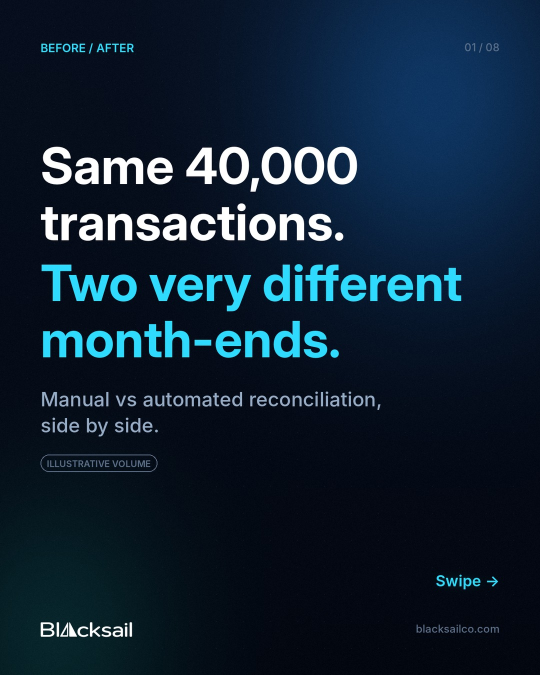
#> input picture media/2026-W43/w43_carousel_slide_01_1080x1350.jpg, 1080 x 1350 px, given in place of blacksail_logo.png, which was not available (shown at 1/2 size)
$ python chaos_to_order.py ../../../media/2026-W43/w43_carousel_slide_01_1080x1350.jpg ../../../media/2026-W43/w43_carousel_slide_02_1080x1350.jpg 5
#> lines starting #> are read from the running program, lines starting #| are printed output that depends on the picture; pictures that were not available may be replaced by others from this repository, and a replacement may not be noted
### 00_Brand_Kit/video_toolkit/logo.py
from common import *
_im = cv2.imread(os.path.join(HERE, 'blacksail_logo.png'))
_l = cv2.cvtColor(_im, cv2.COLOR_BGR2GRAY).astype(np.float32) / 255
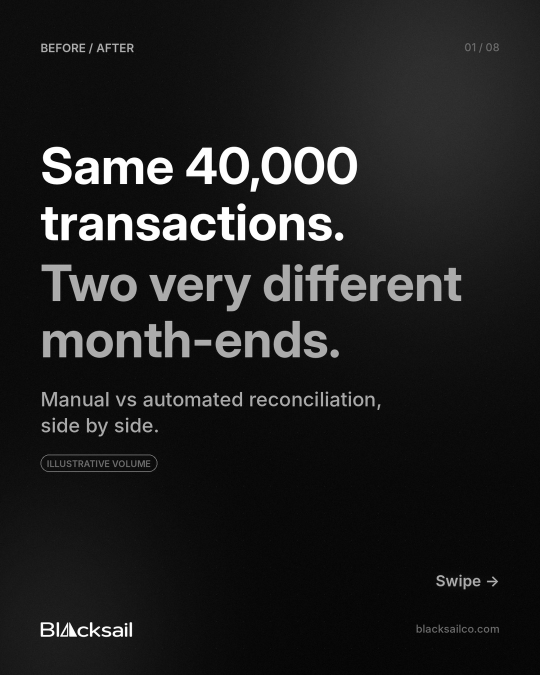
#> _l: shape (1350, 1080) float32 (shown at 1/2 size); min 0, max 1, mean 0.116
_a = np.clip((_l - 0.18) / 0.6, 0, 1)
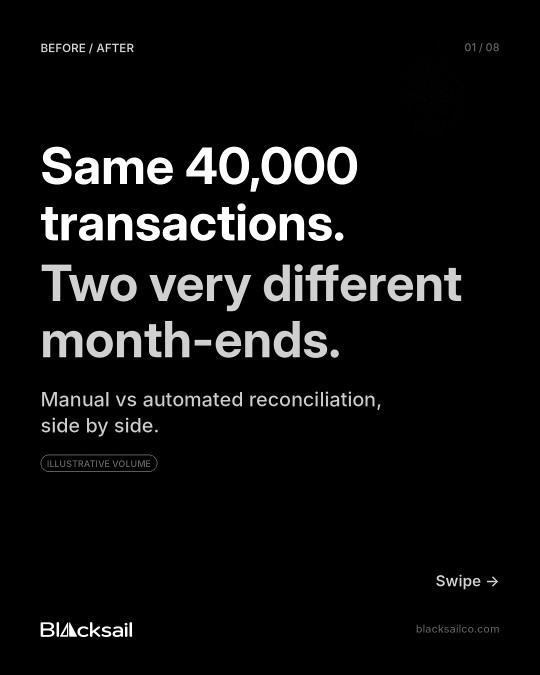
#> _a: shape (1350, 1080) float32 (shown at 1/2 size); min 0, max 1, mean 0.0578
ys, xs = np.where(_a > 0.5)
_a = _a[ys.min() - 6:ys.max() + 7, xs.min() - 6:xs.max() + 7]
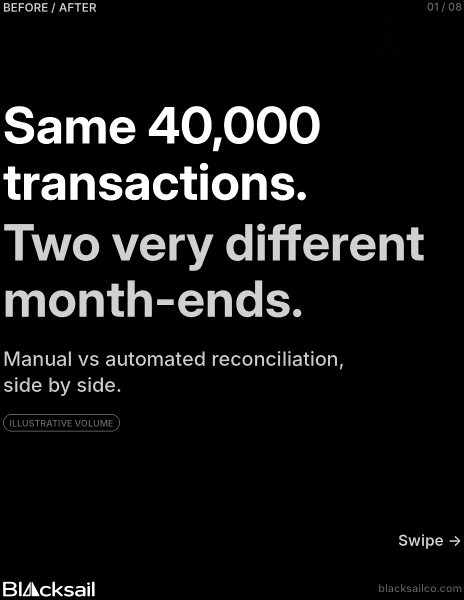
#> _a: shape (1199, 928) float32 (shown at 1/2 size); min 0, max 1, mean 0.0757
LW = 900
_a = cv2.resize(_a, (LW, int(_a.shape[0] * LW / _a.shape[1])), interpolation=cv2.INTER_AREA)
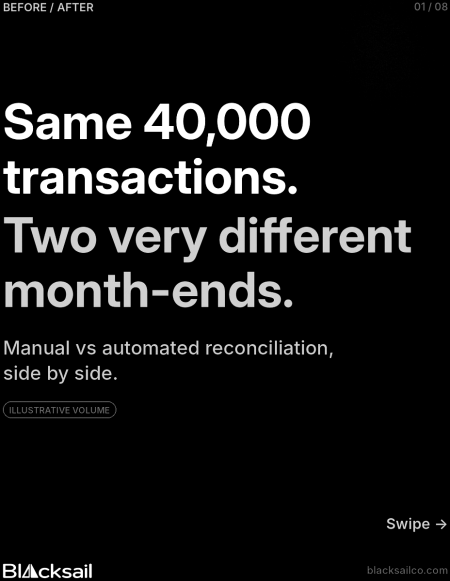
#> _a: shape (1162, 900) float32 (shown at 1/2 size); min 0, max 1, mean 0.0757
LOGO = np.dstack([np.ones_like(_a)] * 3 + [_a]).astype(np.float32)
LH = LOGO.shape[0]
#> LH = 1162

# [21 lines left out: function end_logo, not called in this run]

### 00_Brand_Kit/video_toolkit/common.py
import numpy as np, cv2, math, os, subprocess
from PIL import Image, ImageDraw, ImageFont

W, H, FPS = 1080, 1920, 30
HERE = os.path.dirname(os.path.abspath(__file__))

CYAN = np.array([0.18, 0.86, 1.0], np.float32)
GREEN = np.array([0.25, 1.0, 0.55], np.float32)
AMBER = np.array([1.0, 0.72, 0.2], np.float32)
RED = np.array([1.0, 0.32, 0.36], np.float32)
WHITE = np.array([1, 1, 1], np.float32)
HUDG = np.array([0.75, 1.0, 0.8], np.float32)

FD = '/usr/share/fonts/opentype/inter/'
def F(name, size): return ImageFont.truetype(FD + name, size)
def MONO(s): return ImageFont.truetype('/usr/share/fonts/truetype/dejavu/DejaVuSansMono.ttf', s)
def MONOB(s): return ImageFont.truetype('/usr/share/fonts/truetype/dejavu/DejaVuSansMono-Bold.ttf', s)
def SANS(s): return ImageFont.truetype('/usr/share/fonts/truetype/dejavu/DejaVuSans.ttf', s)
def SANSB(s): return ImageFont.truetype('/usr/share/fonts/truetype/dejavu/DejaVuSans-Bold.ttf', s)

def clamp(x, a=0.0, b=1.0): return max(a, min(b, x))
def prog(t, a, b): return clamp((t - a) / (b - a))
def eo(p): return 1 - (1 - p) ** 3
def ei(p): return p ** 3
def eio(p): return 4 * p ** 3 if p < 0.5 else 1 - (-2 * p + 2) ** 3 / 2
def bell(t, a, b, c, d): return prog(t, a, b) * (1 - prog(t, c, d))
def smoothstep(e0, e1, x):
    t = np.clip((x - e0) / (e1 - e0), 0, 1); return t * t * (3 - 2 * t)

YY, XX = np.mgrid[0:H, 0:W].astype(np.float32)

# [7 lines left out: function glow, not called in this run]

def u8(): return np.zeros((H, W, 3), np.uint8)
def c8(c, a=1.0): return tuple(int(255 * clamp(float(v) * a)) for v in c)

_tc = {}
# [74 lines left out: functions text_rgba, rich_rgba, _place, over, add, scale_about and 3 more, not called in this run]

VIGN = (1 - 0.6 * np.clip(np.sqrt(((XX - W / 2) / (W * 0.72)) ** 2 + ((YY - H / 2) / (H * 0.72)) ** 2), 0, 1) ** 2.2)[..., None]

# [8 lines left out: function glitch, not called in this run]

def bg_dark():
    g = np.linspace(0, 1, H, dtype=np.float32)[:, None, None]
    bg = np.array([0.012, 0.022, 0.045], np.float32) * (1 - g) + np.array([0.004, 0.010, 0.022], np.float32) * g
    bg = np.repeat(bg, W, axis=1)
    r = np.sqrt(((XX - W / 2) / W) ** 2 + ((YY - H * 0.45) / H) ** 2)
    bg += (np.exp(-r * r / 0.05) * 0.06)[..., None] * np.array([0.1, 0.35, 0.6], np.float32)
    return bg.astype(np.float32)
BG = bg_dark()

# [24 lines left out: function caption, not called in this run]

class Writer:
    # [4 lines left out: function __init__, not called in this run]
    def write(self, img):
        self.p.stdin.write((np.clip(img, 0, 1) * 255 + 0.5).astype(np.uint8).tobytes())
    def close(self):
        self.p.stdin.close(); self.p.wait()

### 00_Brand_Kit/video_toolkit/examples/chaos_to_order.py
import sys
from common import *
from logo import end_logo
FL = np.array([0.7, 0.9, 1.0], np.float32)
r = np.random.default_rng(11)
NP = 300; N = NP * 2
COLS, ROWS = 10, 30
TW, TH = 0.17, 0.095
# chaos state
P0 = r.normal(0, 1, (N, 3)); P0 /= np.linalg.norm(P0, axis=1, keepdims=True); P0 *= r.uniform(0.6, 3.2, (N, 1))
A0 = r.uniform(-math.pi, math.pi, (N, 3))
SPIN = r.normal(0, 0.6, (N, 3))
# targets
pid = np.arange(N) // 2; side = np.arange(N) % 2  # 0 bank (left), 1 ledger (right)
col = pid % COLS; row = pid // COLS
GX = (col - (COLS - 1) / 2) * 0.42; GY = ((ROWS - 1) / 2 - row) * 0.13
OFF_SEP = 0.11
TCOL0 = np.where(r.random(N) < 0.55, 0, np.where(r.random(N) < 0.5, 1, 2))  # 0 red,1 amber,2 grey
COLS_C = [np.array([1.0, 0.3, 0.36]), np.array([1.0, 0.7, 0.22]), np.array([0.45, 0.52, 0.62])]
fly_delay = (np.abs(GY) / 2.0 + r.uniform(0, 0.5, N)) * 0.9
snap_t = 7.4 + (row / ROWS) * 1.4 + r.uniform(0, 0.15, NP)[pid]
DUST = r.uniform([-5, -6, -5], [5, 6, 5], (260, 3))

# [109 lines left out: functions rotm, camera, frame, not called in this run]

if __name__ == '__main__':
    if sys.argv[1] == 'test':
        fs = [int(x) for x in sys.argv[2].split(',')]
        ims = [cv2.resize((frame(f) * 255).astype(np.uint8)[:, :, ::-1], (270, 480)) for f in fs]
        cv2.imwrite('t_v2.jpg', np.hstack(ims))
    else:
#> (the run stopped early here; a loop or call above may not have finished)

$ run again, on media/2026-W43/w43_carousel_slide_02_1080x1350.jpg
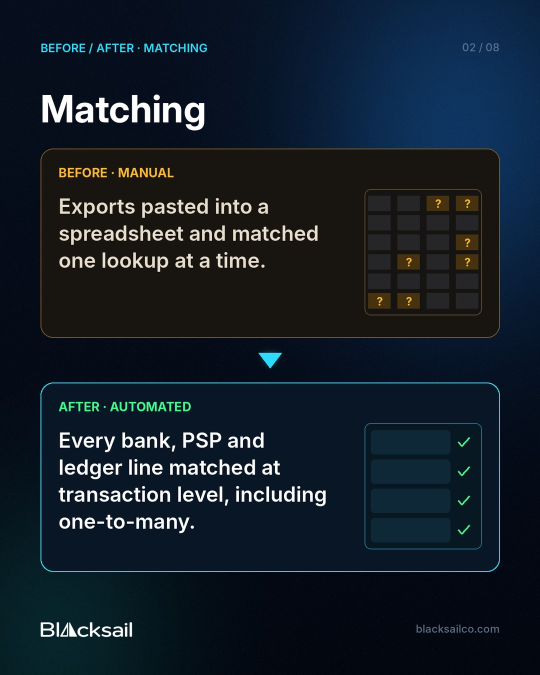
#> input picture media/2026-W43/w43_carousel_slide_02_1080x1350.jpg, 1080 x 1350 px, given in place of blacksail_logo.png, which was not available (shown at 1/2 size)
#> `_l = cv2.cvtColor(_im, cv2.COLOR_BGR2GRAY).astype(np.float32) / 255`:
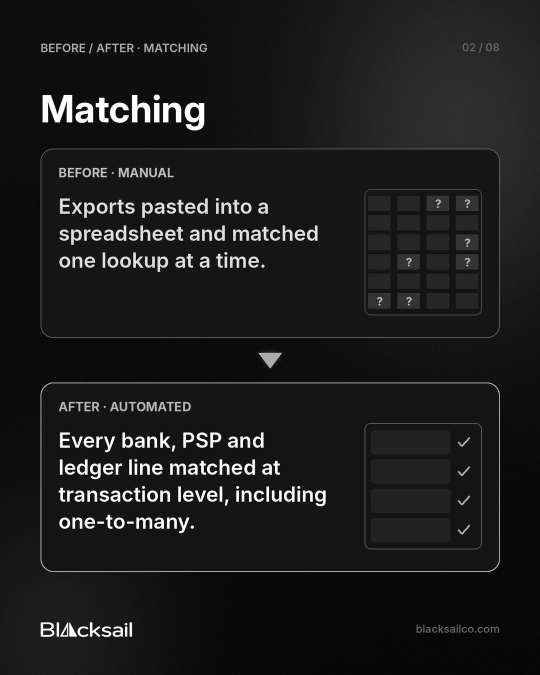
#> _l: shape (1350, 1080) float32 (shown at 1/2 size); min 0, max 1, mean 0.113
#> `_a = cv2.resize(_a, (LW, int(_a.shape[0] * LW / _a.shape[1])), interpo..`:
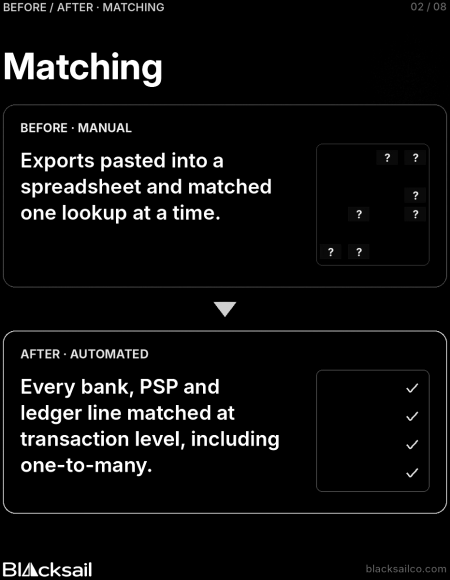
#> _a: shape (1159, 900) float32 (shown at 1/2 size); min 0, max 1, mean 0.0519
